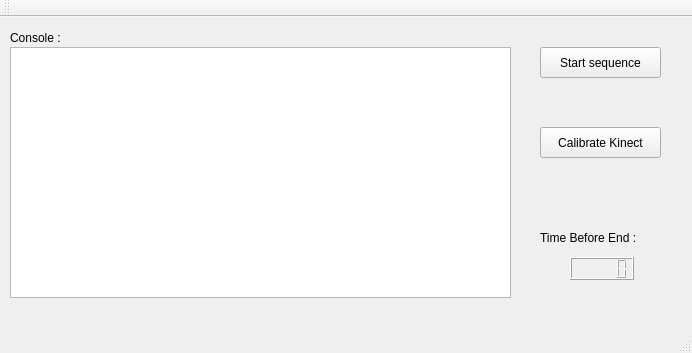
<?xml version="1.0" encoding="UTF-8"?>
<ui version="4.0">
 <class>MainWindow</class>
 <widget class="QMainWindow" name="MainWindow">
  <property name="geometry">
   <rect>
    <x>0</x>
    <y>0</y>
    <width>692</width>
    <height>353</height>
   </rect>
  </property>
  <property name="windowTitle">
   <string>MainWindow</string>
  </property>
  <widget class="QWidget" name="centralWidget">
   <widget class="QPushButton" name="StartSequenceButton">
    <property name="geometry">
     <rect>
      <x>540</x>
      <y>30</y>
      <width>121</width>
      <height>31</height>
     </rect>
    </property>
    <property name="text">
     <string>Start sequence</string>
    </property>
   </widget>
   <widget class="QLCDNumber" name="TimeBeforeEnd">
    <property name="geometry">
     <rect>
      <x>570</x>
      <y>240</y>
      <width>64</width>
      <height>23</height>
     </rect>
    </property>
   </widget>
   <widget class="QLabel" name="label">
    <property name="geometry">
     <rect>
      <x>540</x>
      <y>210</y>
      <width>121</width>
      <height>21</height>
     </rect>
    </property>
    <property name="text">
     <string>Time Before End :</string>
    </property>
   </widget>
   <widget class="QTextEdit" name="consoleText">
    <property name="geometry">
     <rect>
      <x>10</x>
      <y>30</y>
      <width>501</width>
      <height>251</height>
     </rect>
    </property>
   </widget>
   <widget class="QLabel" name="label_2">
    <property name="geometry">
     <rect>
      <x>10</x>
      <y>10</y>
      <width>121</width>
      <height>21</height>
     </rect>
    </property>
    <property name="text">
     <string>Console :</string>
    </property>
   </widget>
   <widget class="QPushButton" name="calibrateKinectButton">
    <property name="geometry">
     <rect>
      <x>540</x>
      <y>110</y>
      <width>121</width>
      <height>31</height>
     </rect>
    </property>
    <property name="text">
     <string>Calibrate Kinect</string>
    </property>
   </widget>
  </widget>
  <widget class="QMenuBar" name="menuBar">
   <property name="geometry">
    <rect>
     <x>0</x>
     <y>0</y>
     <width>692</width>
     <height>25</height>
    </rect>
   </property>
  </widget>
  <widget class="QToolBar" name="mainToolBar">
   <attribute name="toolBarArea">
    <enum>TopToolBarArea</enum>
   </attribute>
   <attribute name="toolBarBreak">
    <bool>false</bool>
   </attribute>
  </widget>
  <widget class="QStatusBar" name="statusBar"/>
 </widget>
 <layoutdefault spacing="6" margin="11"/>
 <resources/>
 <connections/>
</ui>
